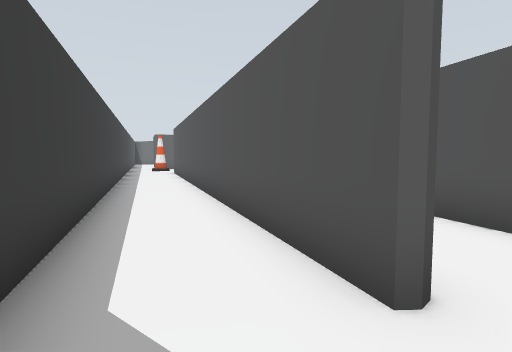
view 1 (above)

12 first-person views from a walk through a robot-simulator world made for Gazebo. The camera is 0.5 m above the floor, tilts 4° down and sees 80° across. The floor is counted in squares, 0.5 m on a side. Each view is taken from the middle of a square. On the plan, view 1 faces up. The plan holds only what a view shows up to about 12 squares ahead; the rest is blank.

view 2
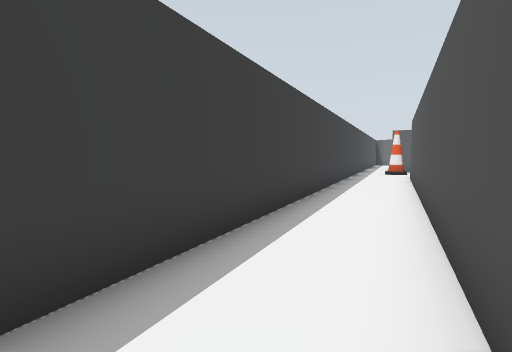

view 3
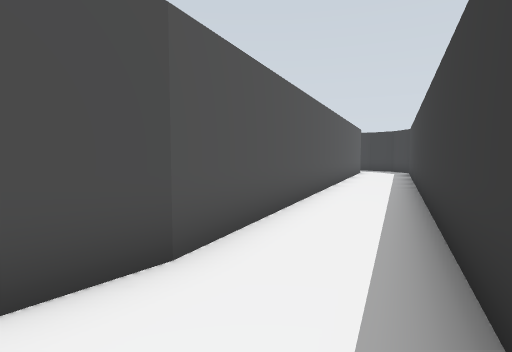

view 4
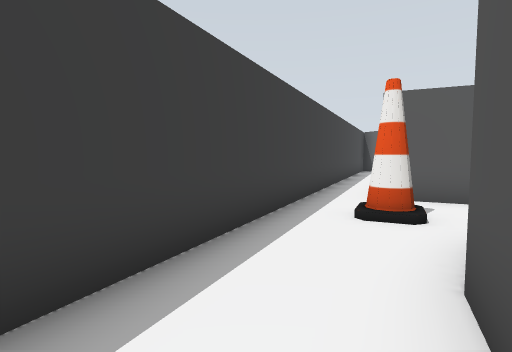

view 5
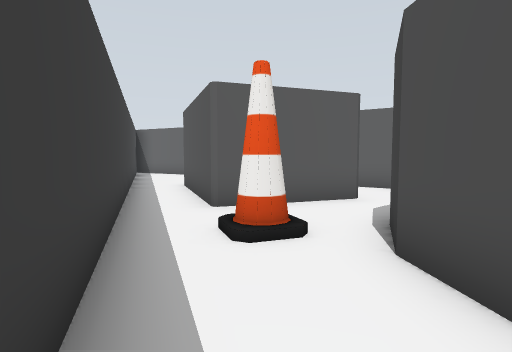

view 6
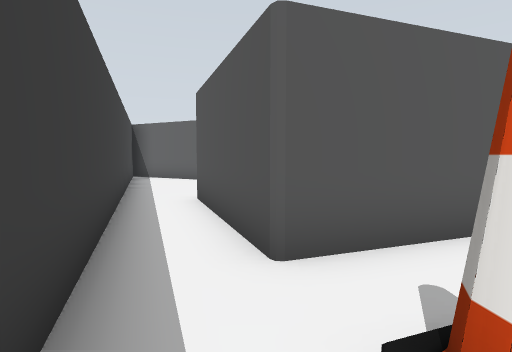

view 7
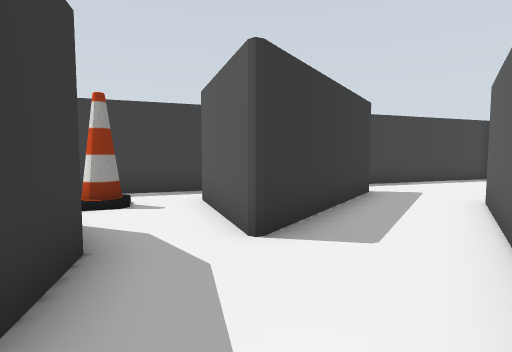

view 8
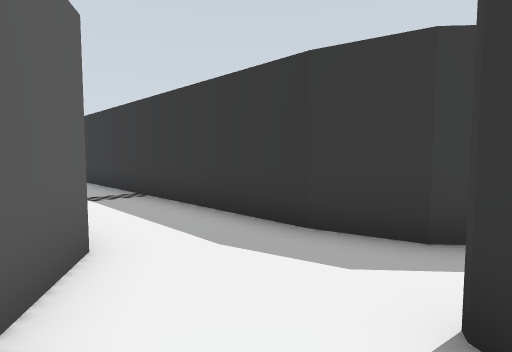

view 9
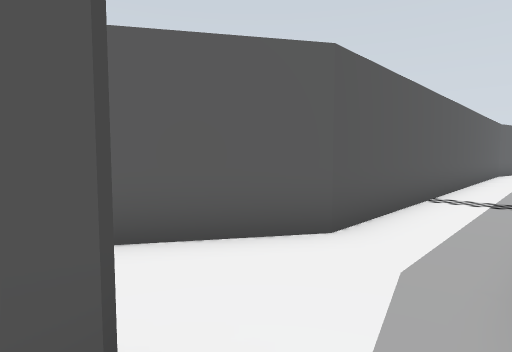

view 10
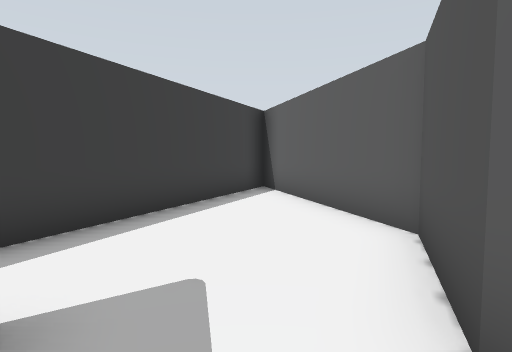

view 11
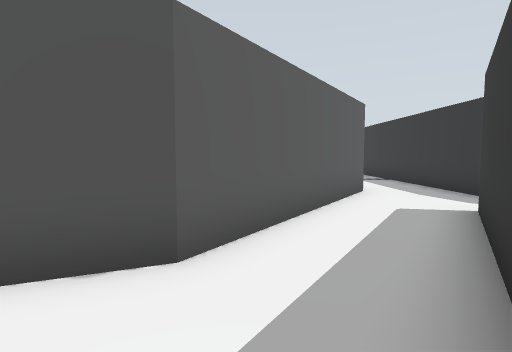

view 12
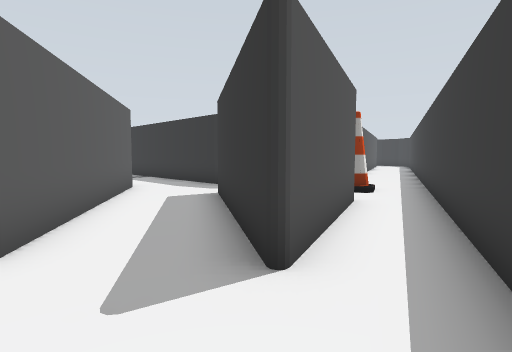

### Floor plan
Ten units are one square. View 1 is at (0, 0); x grows to the right and y downward. Boxes are objects, and circles mark ways between rooms. Rooms are numbered by the first view taken in them; rooms with no view inside come last. Other rooms are left out.
<svg viewBox="-130 -320 246 315">
<path fill="none" stroke="#000" d="M9 -18 -10 -69M-32 -62 -17 -20M-46 -216 -68 -208 -80 -238M-44 -165 -46 -180 -41 -194M-38 -148 -45 -166M-95 -233 -62 -142M-10 -69 -38 -148M-62 -142 -32 -62M111 -230 -6 -230 -39 -252M-17 -206 81 -206M-33 -200 -30 -203 -16 -206M-50 -229 -35 -220 -46 -216M-80 -238 -85 -252 -50 -229M-39 -252 -62 -267 -72 -291 -117 -315M-125 -315 -95 -233"/>
<rect x="-65" y="-195" width="10" height="10" fill="#bbb"><title>cone</title></rect>
<circle cx="-20" cy="-60" r="3" fill="#2a7"/>
<circle cx="-50" cy="-140" r="3" fill="#2a7"/>
<circle cx="-40" cy="-210" r="3" fill="#2a7"/>
<circle cx="-90" cy="-230" r="3" fill="#2a7"/>
<circle cx="-40" cy="-240" r="3" fill="#2a7"/>
<text x="-10" y="-30">1</text>
<text x="-60" y="-190">2</text>
<text x="-40" y="-100">3</text>
<text x="50" y="-220">4</text>
<text x="-80" y="-270">5</text>
</svg>
Room 1 opens to room 3. Room 2 opens to room 3. Room 2 opens to room 4. Room 2 opens to room 5. Room 4 opens to room 5.

Where each view was taken, in squares from view 1:
view 1: 0 up, 0 right, facing up
view 2: 3 up, 0 right, facing up-left
view 3: 18 up, 7 left, facing down-right
view 4: 14 up, 4 left, facing up-left
view 5: 15 up, 6 left, facing up
view 6: 18 up, 7 left, facing up
view 7: 22 up, 0 right, facing left
view 8: 24 up, 4 left, facing down-right
view 9: 21 up, 4 left, facing up-right
view 10: 25 up, 6 left, facing up-left
view 11: 26 up, 9 left, facing right
view 12: 27 up, 10 left, facing down-right
